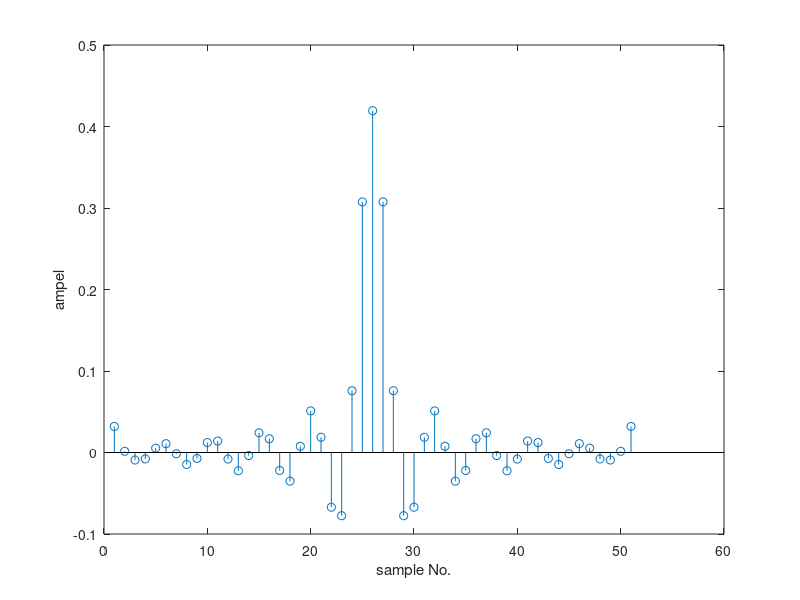
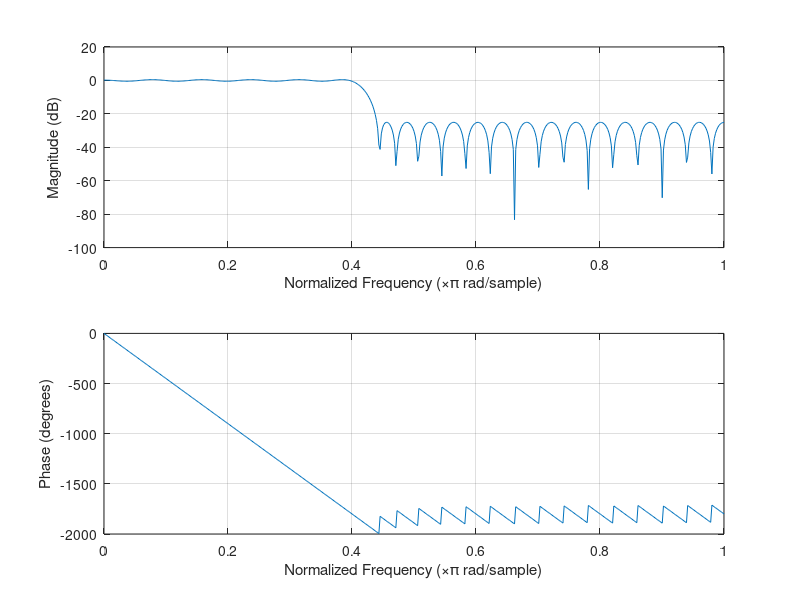
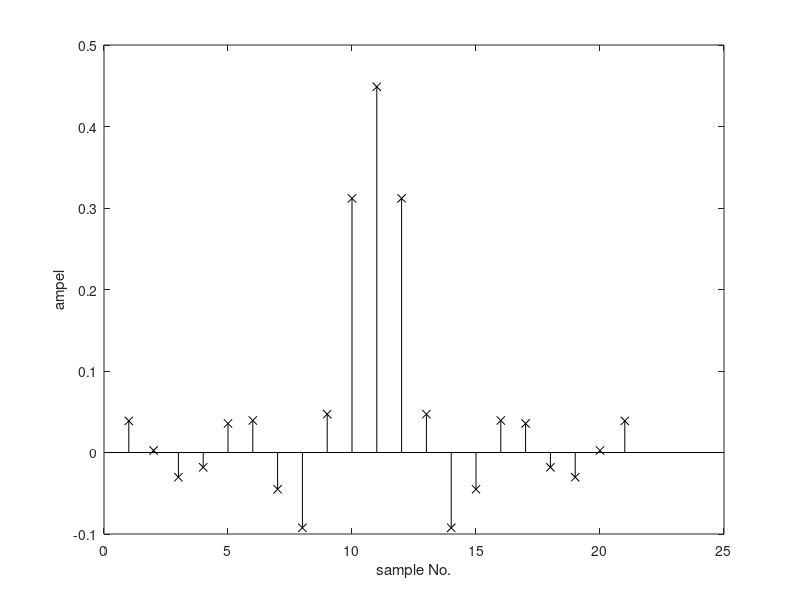
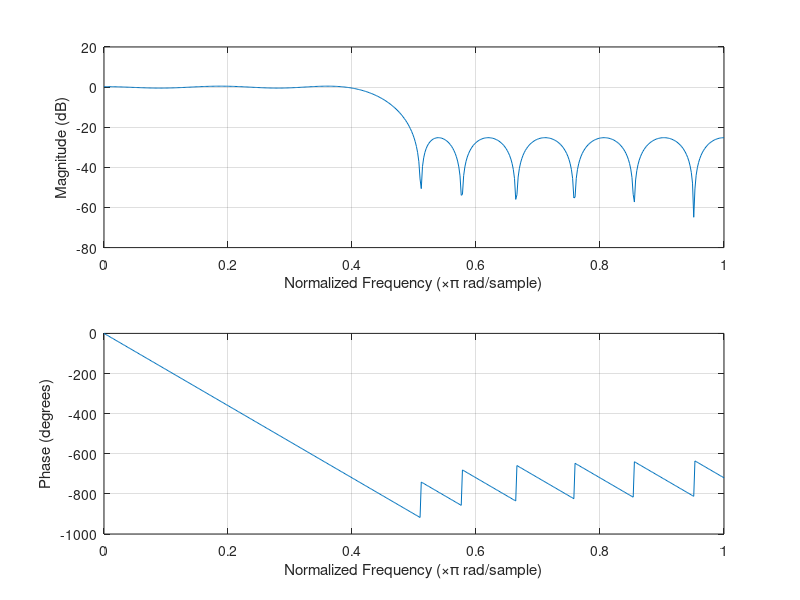

Write the MATLAB code that produced these figures, in order.
%/*************************************************************************
% > File Name: c5_13.m
% > Author: genki_chen
% > Mail: genki_chen@aliyun.com 
% > Created Time: 2017/11/18 10:45:17
% ************************************************************************/

clear all;
close all;
clf;
clc;

order = 50;
fs =100;
fa = 20;
fb = 22;

fa = fa/(fs/2);
fb = fb/(fs/2);
f = [0,fa,fb,1];
amp = [1 1 0 0];
b = remez(order,f,amp);

figure(1);
stem(b,'o');
xlabel('sample No.');
ylabel('ampel');

figure(2);
freqz(b,1);

%��Ĳ���
order = 20;
fa = 20;
fb = 25;
fa = fa/(fs/2);
fb = fb/(fs/2);
f = [0 fa fb 1];
amp = [1 1 0 0];
b = remez(order,f,amp); 
figure(3)
stem(b,'xk');
xlabel('sample No.');
ylabel('ampel');
figure(4)
freqz(b,1);
